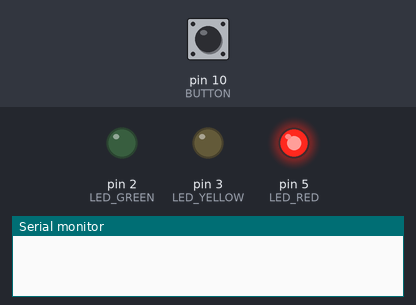
A sketch run on a simulated Arduino Uno, built with avr-gcc and run on an emulated ATmega328P. Parts: output pins drawn as LEDs (lit = HIGH), the last lines printed to the serial monitor. Inputs (shaded band) come from the test bench; at power-on: pin 10 (BUTTON) HIGH. Pins used as bus, display or sensor lines are not drawn.

Above: at 1.2 s.
1.3 s: pin 10 (BUTTON) pulled LOW for 0.15 s
At 3.6 s:
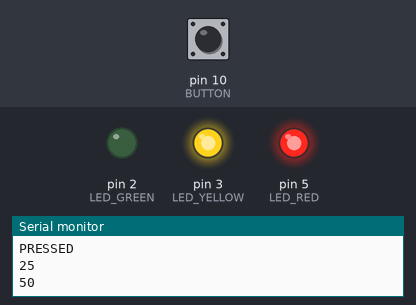
At 6.0 s:
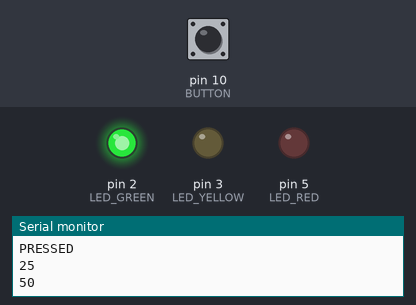
6.3 s: pin 10 (BUTTON) pulled LOW for 1 s
At 6.9 s:
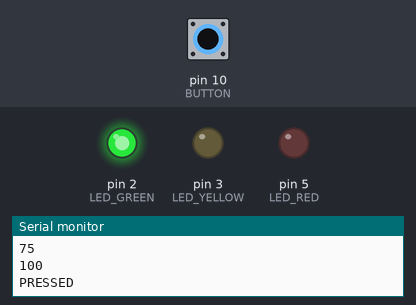
Timing chart, 0 to 9.3 s (numbered marks = the images above; inputs shaded):
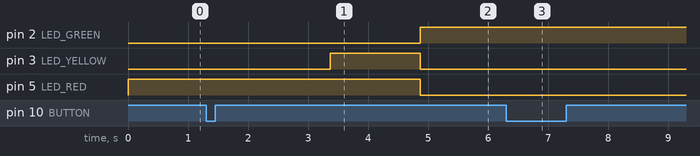

Measured:
- after the input at 1.3 s, pin 2 (LED_GREEN): LOW → HIGH after 3.6 s instead of 4.2 s; pin 5 (LED_RED): HIGH → LOW after 3.6 s instead of 4.2 s
- after the input at 6.3 s, pin 2 (LED_GREEN): stays HIGH (without the input it goes to LOW after 4.6 s); pin 3 (LED_YELLOW): stays LOW (without the input it goes to HIGH after 4.6 s); pin 5 (LED_RED): stays LOW (without the input it goes to HIGH after 7.6 s)

The sketch:

lights2.ino
```cpp
#include "Queue.h"
//library from github

const byte LED_RED = 5;
const byte LED_YELLOW = 3;
const byte LED_GREEN = 2;
const byte BUTTON_POWER = 8;
const byte BUTTON = 10;

unsigned long startTime;
unsigned long elapsedTime;

unsigned long buttonStartT;
unsigned long buttonElapsedT;
unsigned long buttonControlSum;

bool cutState;
bool buttonActive;
byte currentState;

enum Light {
    RED = 0,
    RED_YELLOW = 1,
    GREEN = 2,
    YELLOW = 3,
    RED_SHORT = 4,
    GREEN_LONG = 5,
};

int assignedTimes[6];
Queue<byte> stateQueue = Queue<byte>(30);

void switchLights(byte state);
bool isPressed();

void setup() {
    Serial.begin(19200);
    pinMode(LED_RED, OUTPUT);
    pinMode(LED_YELLOW, OUTPUT);
    pinMode(LED_GREEN, OUTPUT);
    pinMode(BUTTON_POWER, OUTPUT);
    pinMode(BUTTON, INPUT);
    /* activate the button */
    digitalWrite(BUTTON_POWER, HIGH);

    /* default state times in miliseconds */
    assignedTimes[RED]        = 4000;
    assignedTimes[RED_YELLOW] = 1500;
    assignedTimes[GREEN]      = 3000;
    assignedTimes[YELLOW]     = 3000;
    assignedTimes[RED_SHORT]  = 2000;
    assignedTimes[GREEN_LONG] = 6000;

    cutState = false;

    stateQueue.push(RED);
    switchLights(RED);
    buttonControlSum = 0;

    startTime = buttonStartT = millis();
    delay(10);
}

void loop() {
    currentState = stateQueue.peek();

    /* check if button pressed for longer than 1000ms */
    buttonElapsedT = millis() - buttonStartT;
    if (isPressed() && (buttonElapsedT >= 25)) {
       buttonControlSum += 25;
       Serial.println(buttonControlSum);
       buttonStartT = millis();
       if (buttonControlSum >= 100) {
         buttonActive = true;
       }
    }
    else if (isPressed()) {
      ;
    }
    else {
      buttonControlSum = 0;
    }

    if (buttonActive && (stateQueue.count() < 10)) {
        Serial.println("PRESSED");
        switch (currentState) {
            case RED:
                stateQueue.push(RED_SHORT);
                stateQueue.push(RED_YELLOW);
                stateQueue.push(GREEN_LONG);
                cutState = true;
                break;
            case RED_YELLOW:
            case GREEN:
            case GREEN_LONG:
                stateQueue.push(GREEN_LONG);
                break;
            case YELLOW:
                stateQueue.push(RED_SHORT);
                stateQueue.push(RED_YELLOW);
                stateQueue.push(GREEN_LONG);
                break;
        }
        buttonControlSum = 0;
        buttonActive = false;
    }

    elapsedTime = millis() - startTime;
    if ((elapsedTime >= assignedTimes[currentState] || cutState)) {
        //Serial.print(currentState);
        stateQueue.pop();
        cutState = false;
        if (stateQueue.count()==0) {
            if(currentState==GREEN_LONG)
              stateQueue.push(YELLOW);
            else
              stateQueue.push((currentState+1) % 4);
        }
        switchLights(stateQueue.peek());
        startTime = millis();
    }

}

void switchLights(byte state) {
    switch (state) {
        case RED:
        case RED_SHORT:
            digitalWrite(LED_RED, HIGH);
            digitalWrite(LED_YELLOW, LOW);
            digitalWrite(LED_GREEN, LOW);
            break;
        case RED_YELLOW:
            digitalWrite(LED_RED, HIGH);
            digitalWrite(LED_YELLOW, HIGH);
            digitalWrite(LED_GREEN, LOW);
            break;
        case GREEN:
        case GREEN_LONG:
            digitalWrite(LED_RED, LOW);
            digitalWrite(LED_YELLOW, LOW);
            digitalWrite(LED_GREEN, HIGH);
            break;
        case YELLOW:
            digitalWrite(LED_RED, LOW);
            digitalWrite(LED_YELLOW, HIGH);
            digitalWrite(LED_GREEN, LOW);
            break;
    }
}

inline bool isPressed() {
    return !digitalRead(BUTTON);
}
```

Queue.h
```cpp
/*
 * Queue.h
 *
 * By Steven de Salas
 *
 * Defines a templated (generic) class for a queue of things.
 * Used for Arduino projects, just #include "Queue.h" and add this file via the IDE.
 *
 * Examples:
 *
 * Queue<char> queue(10); // Max 10 chars in this queue
 * queue.push('H');
 * queue.push('e');
 * queue.count(); // 2
 * queue.push('l');
 * queue.push('l');
 * queue.count(); // 4
 * Serial.print(queue.pop()); // H
 * Serial.print(queue.pop()); // e
 * queue.count(); // 2
 * queue.push('o');
 * queue.count(); // 3
 * Serial.print(queue.pop()); // l
 * Serial.print(queue.pop()); // l
 * Serial.print(queue.pop()); // o
 *
 * struct Point { int x; int y; }
 * Queue<Point> points(5);
 * points.push(Point{2,4});
 * points.push(Point{5,0});
 * points.count(); // 2
 *
 */

#ifndef QUEUE_H
#define QUEUE_H

//#include <Arduino.h>

template<class T>
class Queue {
  private:
    int _front, _back, _count;
    T *_data;
    int _maxitems;
  public:
    Queue(int maxitems = 256) {
      _front = 0;
      _back = 0;
      _count = 0;
      _maxitems = maxitems;
      _data = new T[maxitems + 1];
    }
    ~Queue() {
      delete[] _data;
    }
    inline int count();
    inline int front();
    inline int back();
    void push(const T &item);
    T peek();
    T pop();
    void clear();
};

template<class T>
inline int Queue<T>::count()
{
  return _count;
}

template<class T>
inline int Queue<T>::front()
{
  return _front;
}

template<class T>
inline int Queue<T>::back()
{
  return _back;
}

template<class T>
void Queue<T>::push(const T &item)
{
  if(_count < _maxitems) { // Drops out when full
    _data[_back++]=item;
    ++_count;
    // Check wrap around
    if (_back > _maxitems)
      _back -= (_maxitems + 1);
  }
}

template<class T>
T Queue<T>::pop() {
  if(_count <= 0) return T(); // Returns empty
  else {
    T result = _data[_front];
    _front++;
    --_count;
    // Check wrap around
    if (_front > _maxitems)
      _front -= (_maxitems + 1);
    return result;
  }
}

template<class T>
T Queue<T>::peek() {
  if(_count <= 0) return T(); // Returns empty
  else return _data[_front];
}

template<class T>
void Queue<T>::clear()
{
  _front = _back;
  _count = 0;
}

#endif
```
